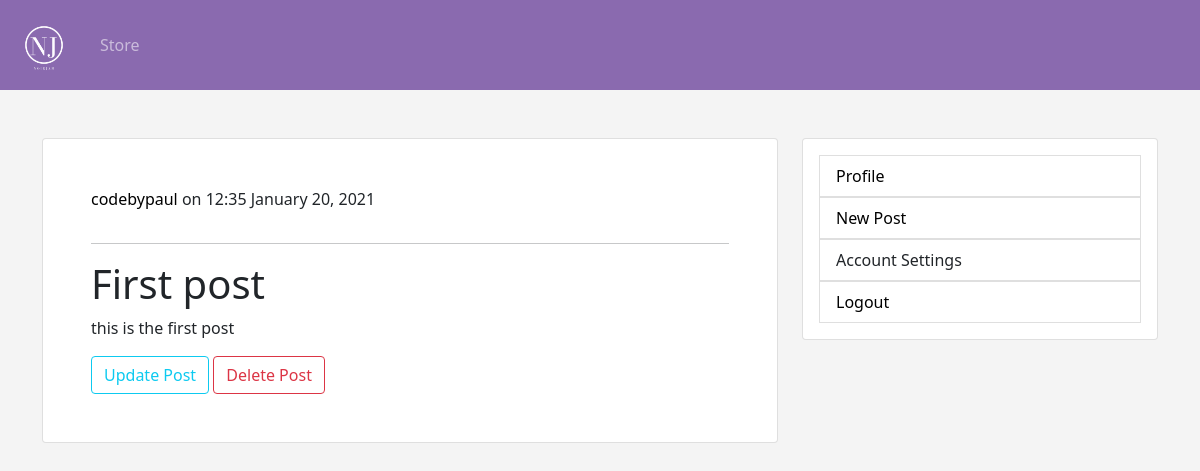
The app's page /social/post/1 (signed in) with its own data.
### blog/models.py (models this page shows, shortened)
class Post(models.Model):
    title = models.CharField(max_length=100)
    content = models.TextField()
    date_posted = models.DateTimeField(default=timezone.now)
    author = models.ForeignKey(User, on_delete=models.CASCADE)

### blog/views.py (the view)
# urls.py: path("post/<int:pk>", PostDetailView.as_view(), name="post-detail"),
class PostDetailView(DetailView):
    model = Post

### blog/templates/blog/post_detail.html (shortened to what this page needs)
{% extends 'blog/base.html' %}
{% block content %}
    <div class="card mb-5 p-5">
        <p><a href="{% url 'user-posts' post.author.username%}">{{ post.author }}</a> on {{ post.date_posted|date:'h:i F d, Y' }}</p>
        <hr>
        <h1>{{ post.title }}</h1>
        <p>{{ post.content}}</p>
        {% if object.author == user %}
        <div>
            <a href="{% url 'post-update' object.id %}" class="btn btn-outline-info">Update Post</a>
            <a href="{% url 'post-delete' object.id %}" class="btn btn-outline-danger">Delete Post</a>
        </div>
        {% endif %}
    </div>
{% endblock content %}

### static/css/style.css (style rules this page uses)
* { box-sizing: border-box; padding: 0; margin: 0; }
body { background: rgba(200, 200, 200, 0.2); }
a { text-decoration: none; color: black; }

### records on screen
Post: author "codebypaul", date_posted "12:35 January 20, 2021", title "First post", content "this is the first post"
